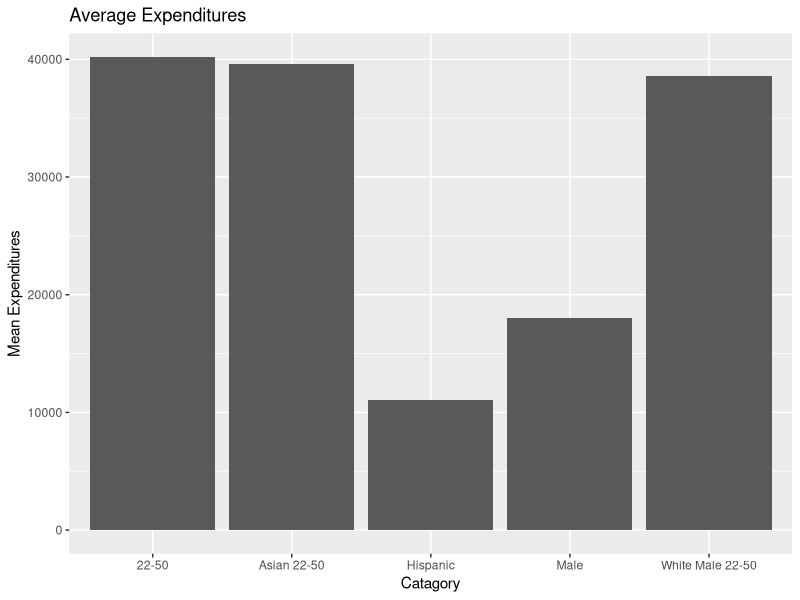
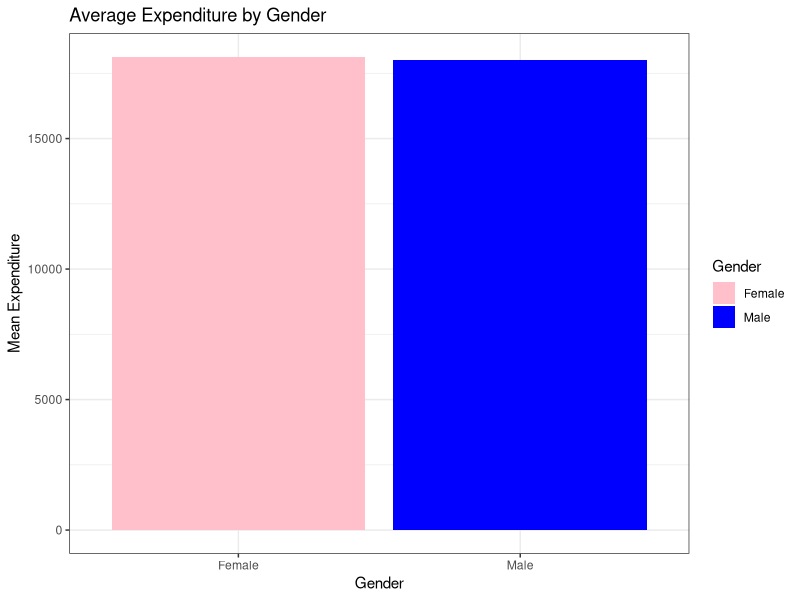
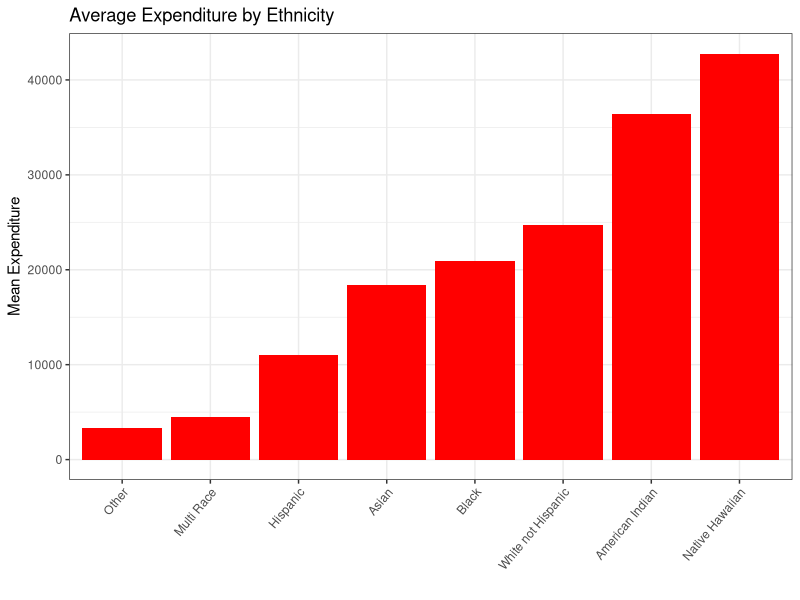

Source code (R) for these figures, in order:
library(readxl)
library(dplyr)
library(ggplot2)


DF <- read_excel("TMP.xlsx")

#fix errors in the data set created by excel
DF <- DF %>%
      mutate(Age_Cohort = gsub("12-Jun", "6-12", Age_Cohort))

DF <- DF %>%
  mutate(Age_Cohort = gsub("42898", "6-12", Age_Cohort))

DF <- DF %>%
  mutate(Age_Cohort = gsub("0 - 5", "0-5", Age_Cohort))

DF


#start finding answers for the questions on the assignment
DF %>%
  filter(Gender == "Male") %>%
  summarize(MeanMaleExpenditures = mean(Expenditures))

male <- 18001

DF %>%
  filter(Ethnicity == "Hispanic") %>%
    summarize(MeanHispanicExpenditures = mean(Expenditures))

hispanic <- 11066

DF %>%
  filter(Age_Cohort == "22-50") %>%
  summarize(Mean22to50Expenditures = mean(Expenditures))

twentytwotofifty <- 40209

DF %>%
  filter(Age_Cohort == "22-50", Ethnicity == "White not Hispanic", Gender == "Male") %>%
  summarize(MeanMW22to50Expenditures = mean(Expenditures))

whiteMale22to50 <- 38604

DF %>%
  filter(Age_Cohort == "22-50", Ethnicity == "Asian") %>%
  summarize(MeanAsian22to50Expenditures = mean(Expenditures))

asian22tofifty <- 39581


#make a dataframe from the results and turn dataframe into a bar chart
bars <- data.frame(Catagory = c("Male","Hispanic","22-50", "White Male 22-50", "Asian 22-50"), 
                  values = c(male, hispanic, twentytwotofifty, whiteMale22to50, asian22tofifty))

ggplot(bars, aes(x=Catagory, weight=values)) + 
  geom_bar() +
  labs(x = "Catagory", y = "Mean Expenditures", title = "Average Expenditures")





#instructor example of grouping by gender and piping into ggplot
DF %>% 
  group_by(Gender) %>% 
  summarize(ME = mean(Expenditures), MDE = median(Expenditures), n= n()) %>%
  ggplot(aes(x = Gender, y= ME, fill = Gender)) + 
  geom_bar(stat = "identity") + 
  labs(title = "Average Expenditure by Gender", y = "Mean Expenditure") + 
  theme_bw() + 
  scale_fill_manual(values = c("pink", "blue"))

#instructor example of grouping by ethnicity and piping into ggplot
DF %>% 
  group_by(Ethnicity) %>% 
  summarize(ME = mean(Expenditures), MDE = median(Expenditures), n= n()) %>%  
  ggplot(aes(x = reorder(Ethnicity, ME), y = ME)) +
  geom_bar(stat="identity", fill = "red") + 
  theme_bw() + 
  theme(axis.text.x = element_text(angle = 50, hjust = 1)) + 
  labs(x = "", y = "Mean Expenditure", title = "Average Expenditure by Ethnicity")

